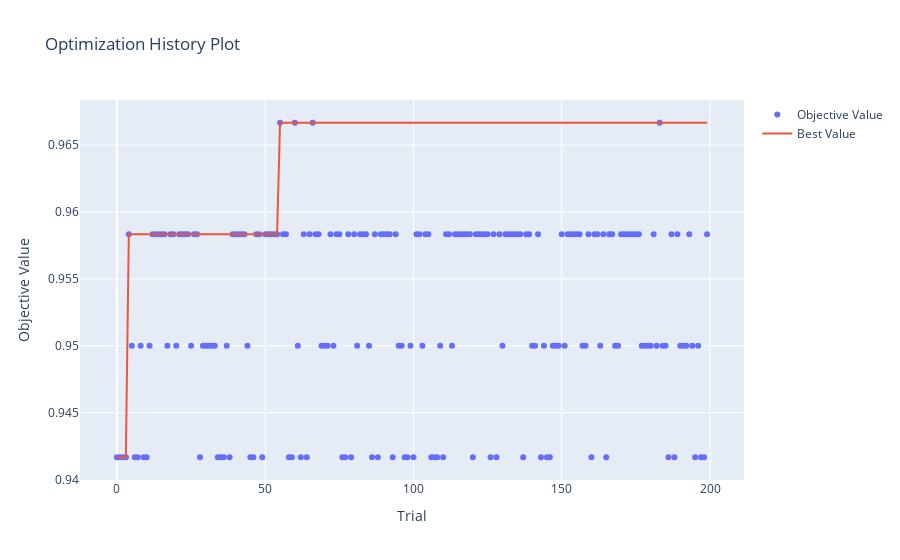
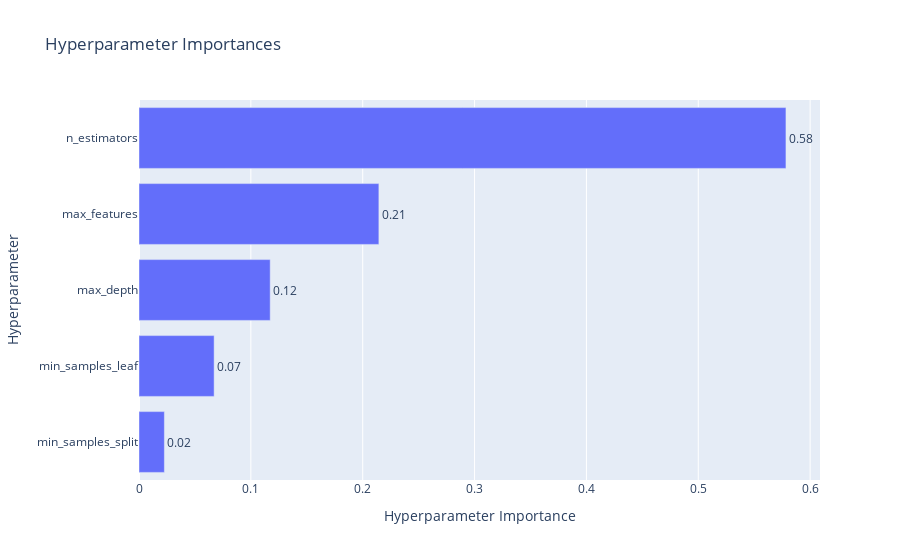
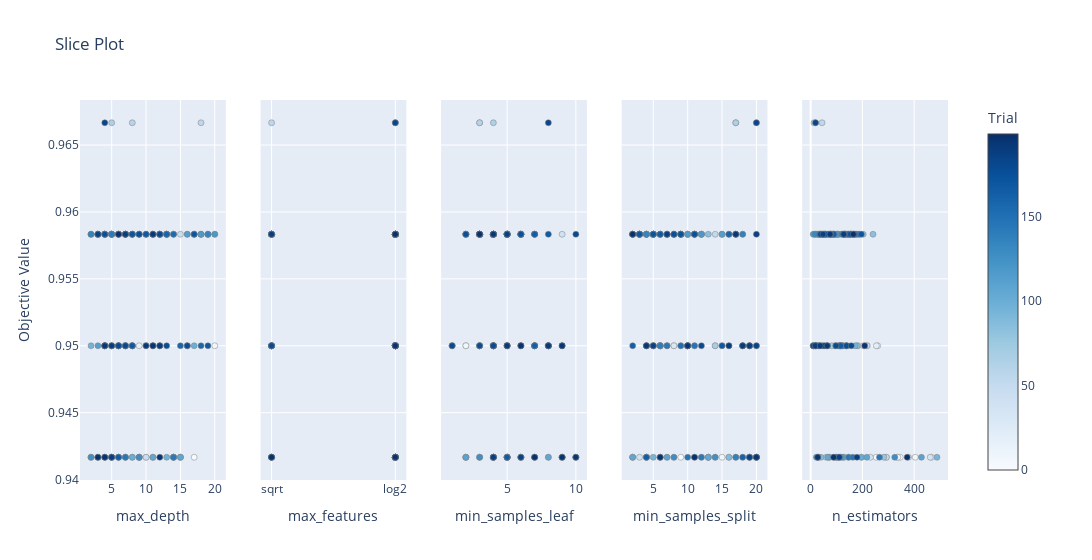

The cell these charts' notebook holds for them, in order:
### Code cell
from optuna.visualization import plot_slice
from optuna.visualization import plot_param_importances
from optuna.visualization import plot_optimization_history

# Generate the plot
fig = plot_optimization_history(study)
fig.show()
fig = plot_param_importances(study)
fig.show() 
fig = plot_slice(study)
fig.show()

### Figure 1 — Plotly figure (JSON) as saved in the notebook; plotly's stock layout.template omitted (floating-point values rounded to 4 significant figures; data arrays with more than 128 entries replaced by an {"elided": "..."} marker saying what was removed)
{"data": [{"mode": "markers", "name": "Objective Value", "type": "scatter", "x": {"elided": "200 int values"}, "y": {"elided": "200 float values"}}, {"mode": "lines", "name": "Best Value", "type": "scatter", "x": {"elided": "200 int values"}, "y": {"elided": "200 float values"}}, {"marker": {"color": "#cccccc"}, "mode": "markers", "name": "Infeasible Trial", "showlegend": false, "type": "scatter", "x": [], "y": []}], "layout": {"title": {"text": "Optimization History Plot"}, "xaxis": {"title": {"text": "Trial"}}, "yaxis": {"title": {"text": "Objective Value"}}}}

### Figure 2 — Plotly figure (JSON) as saved in the notebook; plotly's stock layout.template omitted (floating-point values rounded to 4 significant figures)
{"data": [{"cliponaxis": false, "hovertemplate": ["min_samples_split (IntDistribution): 0.022687185745915387<extra></extra>", "min_samples_leaf (IntDistribution): 0.06716521317838552<extra></extra>", "max_depth (IntDistribution): 0.11729533657260252<extra></extra>", "max_features (CategoricalDistribution): 0.21445835424737467<extra></extra>", "n_estimators (IntDistribution): 0.578393910255722<extra></extra>"], "name": "Objective Value", "orientation": "h", "text": ["0.02", "0.07", "0.12", "0.21", "0.58"], "textposition": "outside", "type": "bar", "x": [0.02269, 0.06717, 0.1173, 0.2145, 0.5784], "y": ["min_samples_split", "min_samples_leaf", "max_depth", "max_features", "n_estimators"]}], "layout": {"title": {"text": "Hyperparameter Importances"}, "xaxis": {"title": {"text": "Hyperparameter Importance"}}, "yaxis": {"title": {"text": "Hyperparameter"}}}}

### Figure 3 — Plotly figure (JSON) as saved in the notebook; plotly's stock layout.template omitted (floating-point values rounded to 4 significant figures; data arrays with more than 128 entries replaced by an {"elided": "..."} marker saying what was removed)
{"data": [{"marker": {"color": {"elided": "200 int values"}, "colorbar": {"title": {"text": "Trial"}, "x": 1, "xpad": 40}, "colorscale": [[0, "rgb(247,251,255)"], [0.125, "rgb(222,235,247)"], [0.25, "rgb(198,219,239)"], [0.375, "rgb(158,202,225)"], [0.5, "rgb(107,174,214)"], [0.625, "rgb(66,146,198)"], [0.75, "rgb(33,113,181)"], [0.875, "rgb(8,81,156)"], [1, "rgb(8,48,107)"]], "line": {"color": "Grey", "width": 0.5}, "showscale": true}, "mode": "markers", "name": "Feasible Trial", "showlegend": false, "type": "scatter", "x": {"elided": "200 int values"}, "xaxis": "x", "y": {"elided": "200 float values"}, "yaxis": "y"}, {"marker": {"color": {"elided": "200 int values"}, "colorbar": {"title": {"text": "Trial"}, "x": 1, "xpad": 40}, "colorscale": [[0, "rgb(247,251,255)"], [0.125, "rgb(222,235,247)"], [0.25, "rgb(198,219,239)"], [0.375, "rgb(158,202,225)"], [0.5, "rgb(107,174,214)"], [0.625, "rgb(66,146,198)"], [0.75, "rgb(33,113,181)"], [0.875, "rgb(8,81,156)"], [1, "rgb(8,48,107)"]], "line": {"color": "Grey", "width": 0.5}, "showscale": false}, "mode": "markers", "name": "Feasible Trial", "showlegend": false, "type": "scatter", "x": {"elided": "200 str values"}, "xaxis": "x2", "y": {"elided": "200 float values"}, "yaxis": "y2"}, {"marker": {"color": {"elided": "200 int values"}, "colorbar": {"title": {"text": "Trial"}, "x": 1, "xpad": 40}, "colorscale": [[0, "rgb(247,251,255)"], [0.125, "rgb(222,235,247)"], [0.25, "rgb(198,219,239)"], [0.375, "rgb(158,202,225)"], [0.5, "rgb(107,174,214)"], [0.625, "rgb(66,146,198)"], [0.75, "rgb(33,113,181)"], [0.875, "rgb(8,81,156)"], [1, "rgb(8,48,107)"]], "line": {"color": "Grey", "width": 0.5}, "showscale": false}, "mode": "markers", "name": "Feasible Trial", "showlegend": false, "type": "scatter", "x": {"elided": "200 int values"}, "xaxis": "x3", "y": {"elided": "200 float values"}, "yaxis": "y3"}, {"marker": {"color": {"elided": "200 int values"}, "colorbar": {"title": {"text": "Trial"}, "x": 1, "xpad": 40}, "colorscale": [[0, "rgb(247,251,255)"], [0.125, "rgb(222,235,247)"], [0.25, "rgb(198,219,239)"], [0.375, "rgb(158,202,225)"], [0.5, "rgb(107,174,214)"], [0.625, "rgb(66,146,198)"], [0.75, "rgb(33,113,181)"], [0.875, "rgb(8,81,156)"], [1, "rgb(8,48,107)"]], "line": {"color": "Grey", "width": 0.5}, "showscale": false}, "mode": "markers", "name": "Feasible Trial", "showlegend": false, "type": "scatter", "x": {"elided": "200 int values"}, "xaxis": "x4", "y": {"elided": "200 float values"}, "yaxis": "y4"}, {"marker": {"color": {"elided": "200 int values"}, "colorbar": {"title": {"text": "Trial"}, "x": 1, "xpad": 40}, "colorscale": [[0, "rgb(247,251,255)"], [0.125, "rgb(222,235,247)"], [0.25, "rgb(198,219,239)"], [0.375, "rgb(158,202,225)"], [0.5, "rgb(107,174,214)"], [0.625, "rgb(66,146,198)"], [0.75, "rgb(33,113,181)"], [0.875, "rgb(8,81,156)"], [1, "rgb(8,48,107)"]], "line": {"color": "Grey", "width": 0.5}, "showscale": false}, "mode": "markers", "name": "Feasible Trial", "showlegend": false, "type": "scatter", "x": {"elided": "200 int values"}, "xaxis": "x5", "y": {"elided": "200 float values"}, "yaxis": "y5"}], "layout": {"title": {"text": "Slice Plot"}, "width": 1500, "xaxis": {"anchor": "y", "domain": [0, 0.168], "title": {"text": "max_depth"}}, "xaxis2": {"anchor": "y2", "categoryarray": ["sqrt", "log2", null], "categoryorder": "array", "domain": [0.208, 0.376], "title": {"text": "max_features"}, "type": "category"}, "xaxis3": {"anchor": "y3", "domain": [0.416, 0.584], "title": {"text": "min_samples_leaf"}}, "xaxis4": {"anchor": "y4", "domain": [0.624, 0.792], "title": {"text": "min_samples_split"}}, "xaxis5": {"anchor": "y5", "domain": [0.832, 1], "title": {"text": "n_estimators"}}, "yaxis": {"anchor": "x", "domain": [0, 1], "title": {"text": "Objective Value"}}, "yaxis2": {"anchor": "x2", "domain": [0, 1], "matches": "y", "showticklabels": false}, "yaxis3": {"anchor": "x3", "domain": [0, 1], "matches": "y", "showticklabels": false}, "yaxis4": {"anchor": "x4", "domain": [0, 1], "matches": "y", "showticklabels": false}, "yaxis5": {"anchor": "x5", "domain": [0, 1], "matches": "y", "showticklabels": false}}}
